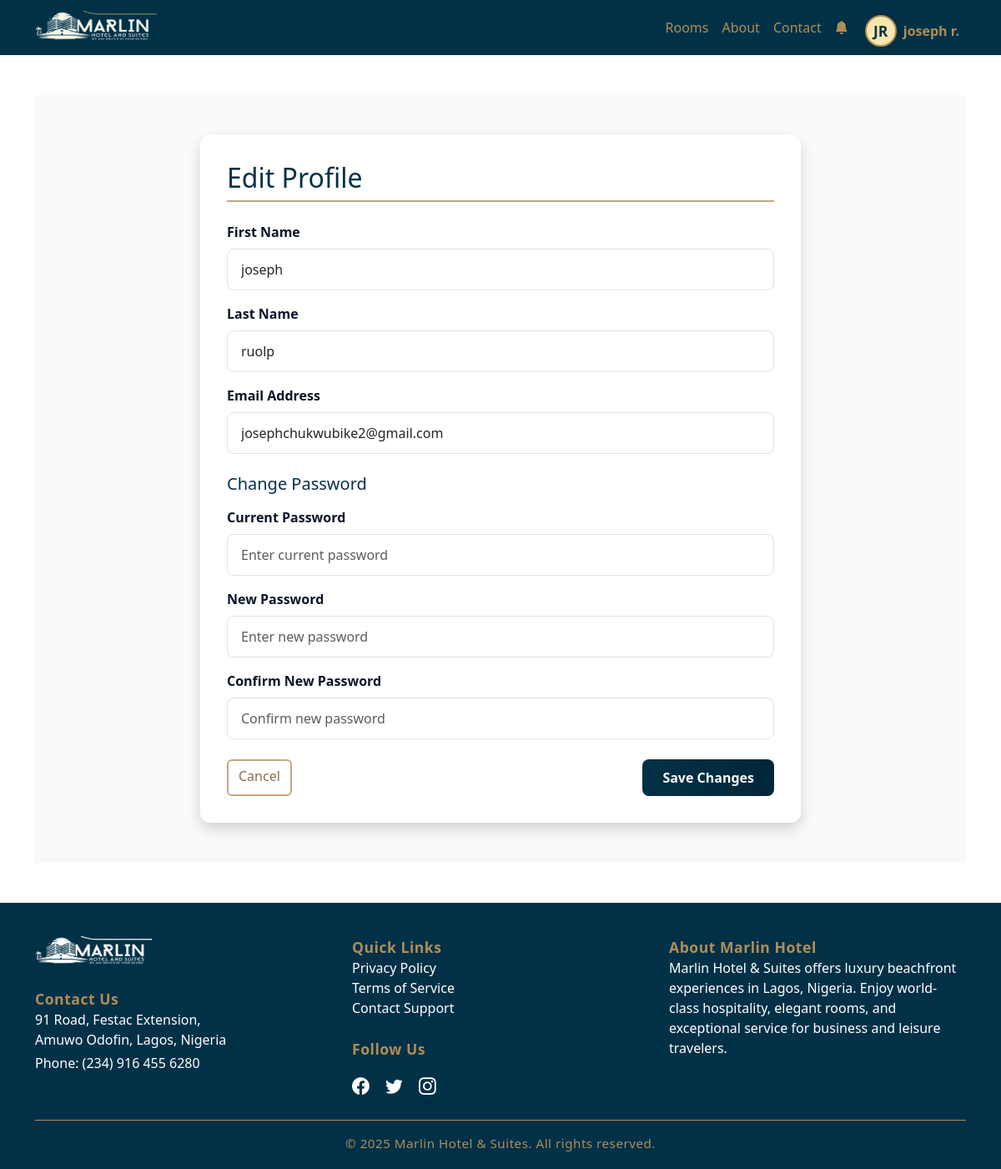
The app's page /profile/edit (signed in) with its own data.
### models.py (models this page shows, shortened)
class User(db.Model, UserMixin):
    id = db.Column(db.Integer, primary_key=True)
    first_name = db.Column(db.String(64), nullable=False, unique=True)
    last_name = db.Column(db.String(64), nullable=False, unique=True)
    phone_number = db.Column(db.String(20), nullable=False)
    email = db.Column(db.String(120), nullable=False, unique=True)
    password = db.Column(db.String(256), nullable=False)
    last_login = db.Column(db.DateTime, default=datetime.now(timezone.utc))
    otp = db.Column(db.String(6), nullable=True)
    otp_expiry = db.Column(db.DateTime, nullable=True)
    created_at = db.Column(db.DateTime, default=datetime.utcnow)
    updated_at = db.Column(db.DateTime, default=datetime.utcnow, onupdate=datetime.utcnow)
    email_verified = db.Column(db.Boolean, default=False)
    status = db.Column(db.String(20), default='pending')
    approved_by = db.Column(db.Integer, db.ForeignKey('user.id'))
    is_main_admin = db.Column(db.Boolean, default=False)
    approved_by_user = db.relationship(
        'User',
        remote_side=[id],
        foreign_keys=[approved_by],
        uselist=False
    )
    roles = db.relationship('Role', secondary=user_roles, backref=db.backref('users', lazy='dynamic'))
    notifications = db.relationship('Notification', back_populates='user', lazy='dynamic')
    bookings = db.relationship('Booking', backref='user', lazy=True)
    reports = db.relationship('Report', backref='user', lazy='dynamic')
    feedbacks = db.relationship('Feedback', backref='user', lazy=True)
    reported_issues = db.relationship(
        'MaintenanceRequest',
        back_populates='reported_by',
        overlaps="reporter,reported_issues",
        foreign_keys='MaintenanceRequest.reported_by_id'
    )
    def has_role(self, role_name):
        return any(role.name == role_name for role in self.roles)
    def unread_notifications(self):
        return Notification.query.filter_by(
            user_id=self.id,
            is_read=False
        ).count()

### app.py (the view, shortened to what this page needs)
@app.route('/profile/edit', methods=['GET', 'POST'])
@role_required(['user', 'super_admin', 'staff'])
def edit_profile():
    user = User.query.get(current_user.id)
    form = EditProfileForm(original_first_name=user.first_name,
                           original_last_name=user.last_name,
                           obj=user)
    return render_template('edit_profile.html', user=user, form=form)

### forms.py (shortened to what this page needs)
class EditProfileForm(FlaskForm):
    first_name = StringField('First Name', validators=[DataRequired()])
    last_name = StringField('Last Name', validators=[DataRequired()])
    email = StringField('Email', validators=[DataRequired(), Email()])
    password = PasswordField('New Password')
    submit = SubmitField('Update Profile')
    def __init__(self, original_first_name, original_last_name, *args, **kwargs):
        super(EditProfileForm, self).__init__(*args, **kwargs)
        self.original_first_name = original_first_name
        self.original_last_name = original_last_name

### app.py (called while the page is built)
def role_required(allowed_roles):
    def decorator(f):
        @wraps(f)
        @login_required
        def decorated_function(*args, **kwargs):
            if not any(current_user.has_role(role) for role in allowed_roles):
                abort(403)
            return f(*args, **kwargs)
        return decorated_function
    return decorator

@login_manager.user_loader
def load_user(user_id):
    return db.session.get(User, int(user_id))

@app.context_processor
def inject_notifications():
    if current_user.is_authenticated:
        notifications = Notification.query.filter_by(
            user_id=current_user.id
        ).order_by(Notification.created_at.desc()).limit(3).all()
        return dict(user_notifications=notifications)  # Changed to user_notifications
    return dict(user_notifications=[])

@app.context_processor
def inject_timedelta():
    return dict(timedelta=timedelta)

### templates/edit_profile.html (shortened to what this page needs)
{% extends "base.html" %}
{% block content %}
<section class="profile-section py-5">
    <div class="container">
        <div class="row justify-content-center">
            <div class="col-md-8">
                <div class="card shadow">
                    <div class="card-body">
                        <h2 class="mb-4">Edit Profile</h2>
                        <form method="POST" action="{{ url_for('edit_profile') }}">
                            <div class="mb-3">
                                <label class="form-label">First Name</label>
                                <input type="text"
                                       class="form-control"
                                       name="first_name"
                                       value="{{ current_user.first_name }}"
                                       required>
                            </div>
                            <div class="mb-3">
                                <label class="form-label">Last Name</label>
                                <input type="text"
                                       class="form-control"
                                       name="last_name"
                                       value="{{ current_user.last_name }}"
                                       required>
                            </div>
                            <div class="mb-3">
                                <label class="form-label">Email Address</label>
                                <input type="email"
                                       class="form-control"
                                       name="email"
                                       value="{{ current_user.email }}"
                                       required>
                            </div>
                            <div class="mb-4">
                                <h5>Change Password</h5>
                                <div class="mb-3">
                                    <label class="form-label">Current Password</label>
                                    <input type="password"
                                           class="form-control"
                                           name="current_password"
                                           placeholder="Enter current password">
                                </div>
                                <div class="mb-3">
                                    <label class="form-label">New Password</label>
                                    <input type="password"
                                           class="form-control"
                                           name="new_password"
                                           placeholder="Enter new password">
                                </div>
                                <div class="mb-3">
                                    <label class="form-label">Confirm New Password</label>
                                    <input type="password"
                                           class="form-control"
                                           name="confirm_password"
                                           placeholder="Confirm new password">
                                </div>
                            </div>
                            <div class="d-flex justify-content-between">
                                <a href="{{ url_for('profile') }}" class="btn btn-outline-secondary">
                                    Cancel
                                </a>
                                <button type="submit" class="btn btn-primary">
                                    Save Changes
                                </button>
                            </div>
                        </form>
                    </div>
                </div>
            </div>
        </div>
    </div>
</section>
{% endblock %}

### templates/base.html (shortened to what this page needs)
<!DOCTYPE html>
<html lang="en">
<head>
    <link rel="stylesheet" href="https://cdnjs.cloudflare.com/ajax/libs/font-awesome/6.4.0/css/all.min.css">
    <link rel="stylesheet" href="https://cdn.jsdelivr.net/npm/bootstrap@5.3.0/dist/css/bootstrap.min.css">
    <link rel="stylesheet" href="https://cdn.jsdelivr.net/npm/bootstrap-icons@1.11.1/font/bootstrap-icons.css">
    <link rel="stylesheet" href="https://cdnjs.cloudflare.com/ajax/libs/font-awesome/5.15.3/css/all.min.css">
    <link rel="stylesheet" href="https://cdnjs.cloudflare.com/ajax/libs/font-awesome/6.4.0/css/all.min.css">
    <link href="https://cdn.jsdelivr.net/npm/bootstrap@5.3.0/dist/css/bootstrap.min.css" rel="stylesheet">
    <link rel="stylesheet" href="https://cdnjs.cloudflare.com/ajax/libs/font-awesome/6.4.0/css/all.min.css">
</head>
<body>
    <nav class="navbar navbar-expand-lg navbar-dark royal-blue-bg">
        <div class="container">
            <a class="navbar-brand" href="{{ url_for('home') }}">
                <img src="{{ url_for('static', filename='uploads/ftt.png') }}" alt="Marlin Hotel & Suites Logo" class="navbar-logo">
            </a>
            <div class="collapse navbar-collapse" id="navbarNav">
                <ul class="navbar-nav ms-auto align-items-center">
                    <li class="nav-item"><a class="nav-link metallic-gold" href="{{ url_for('rooms') }}">Rooms</a></li>
                    <li class="nav-item"><a class="nav-link metallic-gold" href="{{ url_for('about') }}">About</a></li>
                    <li class="nav-item"><a class="nav-link metallic-gold" href="{{ url_for('contact') }}">Contact</a></li>
                    {% if current_user.is_authenticated %}
                        <li class="nav-item position-relative">
                            <a class="nav-link metallic-gold" href="{{ url_for('all_notifications') }}">
                                <i class="bi bi-bell-fill me-1"></i>
                            </a>
                        </li>
                        <li class="nav-item dropdown">
                            <a class="nav-link user-dropdown-trigger dropdown-toggle d-flex align-items-center metallic-gold"
                               href="#" id="userDropdown" role="button" data-bs-toggle="dropdown" aria-expanded="false">
                                <span class="user-initials-circle me-2">
                                    {% set initials = (current_user.first_name[0] if current_user.first_name else '') ~ (current_user.last_name[0] if current_user.last_name else '') %}
                                    {{ initials.upper() }}
                                </span>
                                <span class="fw-bold">
                                    {{ current_user.first_name }}{% if current_user.last_name %} {{ current_user.last_name[0] }}.{% endif %}
                                </span>
                            </a>
                        </li>
                    {% else %}
                        <li class="nav-item"><a class="nav-link metallic-gold" href="{{ url_for('login') }}">Login</a></li>
                        <li class="nav-item"><a class="nav-link metallic-gold" href="{{ url_for('register') }}">Register</a></li>
                    {% endif %}
                </ul>
            </div>
        </div>
    </nav>
    <main class="container my-5">
        {% block content %}{% endblock %}
    </main>
    <footer class="royal-blue-bg">
        <div class="container">
            <div class="row align-items-start">
                <div class="col-md-4 mb-4 mb-md-0">
                    <img src="{{ url_for('static', filename='uploads/ftt.png') }}" alt="Marlin Hotel" class="footer-logo">
                    <div class="mt-2">
                        <span class="footer-title">Contact Us</span>
                        <p class="mb-1">91 Road, Festac Extension,<br>Amuwo Odofin, Lagos, Nigeria</p>
                        <p class="mb-0">Phone: <a href="tel:+2349164556280" class="footer-link">(234) 916 455 6280</a></p>
                    </div>
                </div>
                <div class="col-md-4 mb-4 mb-md-0">
                    <span class="footer-title">Quick Links</span>
                    <ul class="list-unstyled mb-2">
                        <li><a href="{{ url_for('privacy') }}" class="footer-link">Privacy Policy</a></li>
                        <li><a href="{{ url_for('terms') }}" class="footer-link">Terms of Service</a></li>
                        <li><a href="{{ url_for('contact') }}" class="footer-link">Contact Support</a></li>
                    </ul>
                    <span class="footer-title d-block mt-4">Follow Us</span>
                    <div class="footer-social">
                        <a href="https://www.facebook.com/profile.php?id=61577319268380" target="_blank" aria-label="Facebook"><i class="bi bi-facebook"></i></a>
                        <a href="https://x.com/marlinhotel007" target="_blank" aria-label="X"><i class="bi bi-twitter"></i></a>
                        <a href="https://www.instagram.com/marlinhotel007/" target="_blank" aria-label="Instagram"><i class="bi bi-instagram"></i></a>
                    </div>
                </div>
                <div class="col-md-4 mb-4 mb-md-0">
                    <span class="footer-title">About Marlin Hotel</span>
                    <p class="mb-2">
                        Marlin Hotel & Suites offers luxury beachfront experiences in Lagos, Nigeria. Enjoy world-class hospitality, elegant rooms, and exceptional service for business and leisure travelers.
                    </p>
                </div>
            </div>
            <div class="footer-bottom mt-4">
                &copy; 2025 Marlin Hotel & Suites. All rights reserved.
            </div>
        </div>
    </footer>
    <link rel="stylesheet" href="https://cdn.jsdelivr.net/npm/flatpickr/dist/flatpickr.min.css">
</body>
</html>

### templates/base.html (style rules this page uses)
.navbar-logo { height: 40px; width: auto; }
.metallic-gold { color: #b08d57 !important; }
.royal-blue-bg { background: #023147 !important; }
.user-initials-circle { display: inline-flex; align-items: center; justify-content: center; width: 38px; height: 38px; border-radius: 50%; background: var(--gold-accent, #f7e6ae); color: #023147; font-weight: 700; font-size: 1.1rem; margin-right: 8px; border: 2px solid #b08d57; box-shadow: 0 2px 6px rgba(0,0,0,0.07); cursor: pointer; transition: background 0.2s; }
.dropdown-toggle::after { display: none; }
.navbar-nav .nav-link.user-dropdown-trigger { padding-bottom: 0 !important; }
.navbar-nav .nav-link.user-dropdown-trigger::after { display: none !important; }
footer.royal-blue-bg { background: #023147 !important; color: #fff; padding-top: 40px; padding-bottom: 20px; }
.footer-logo { max-width: 140px; filter: brightness(0) invert(1); margin-bottom: 1rem; }
.footer-title { color: #b08d57; font-size: 1.1rem; font-weight: 600; margin-bottom: 1rem; letter-spacing: 0.5px; }
.footer-link, .footer-link:visited { color: #fff; text-decoration: none; transition: color 0.2s; }
.footer-social a { display: inline-block; color: #fff; font-size: 1.3rem; margin-right: 15px; transition: color 0.2s; }
.footer-social a:last-child { margin-right: 0; }
.footer-bottom { border-top: 1px solid #b08d57; margin-top: 2rem; padding-top: 1rem; text-align: center; color: #b08d57; font-size: 0.95rem; letter-spacing: 0.5px; }

### templates/edit_profile.html (style rules this page uses)
.profile-section { background-color: #f8f9fa; }
.card { border: none; border-radius: 12px; overflow: hidden; box-shadow: 0 8px 30px rgba(0, 0, 0, 0.08); }
.card-body { padding: 2rem; }
h2 { color: #023147; margin-bottom: 1.5rem; padding-bottom: 0.5rem; border-bottom: 2px solid #c5a880; }
.form-label { font-weight: 600; color: #0a1429; }
.form-control { border: 1px solid #dee2e6; border-radius: 8px; padding: 0.75rem 1rem; transition: all 0.3s ease; }
.btn-primary { background: linear-gradient(to right, #023147, #002738); border: none; padding: 0.6rem 1.5rem; font-weight: 600; border-radius: 8px; transition: all 0.3s ease; }
.btn-outline-secondary { border: 2px solid #c5a880; color: #8c6d46; background: transparent; }
h5 { color: #023147; margin-top: 1.5rem; margin-bottom: 1rem; }

### records on screen
User: first_name "joseph", last_name "r", last_name "ruolp", email "josephchukwubike2@gmail.com"

### other values on screen
{{ initials.upper() }} "JR"
